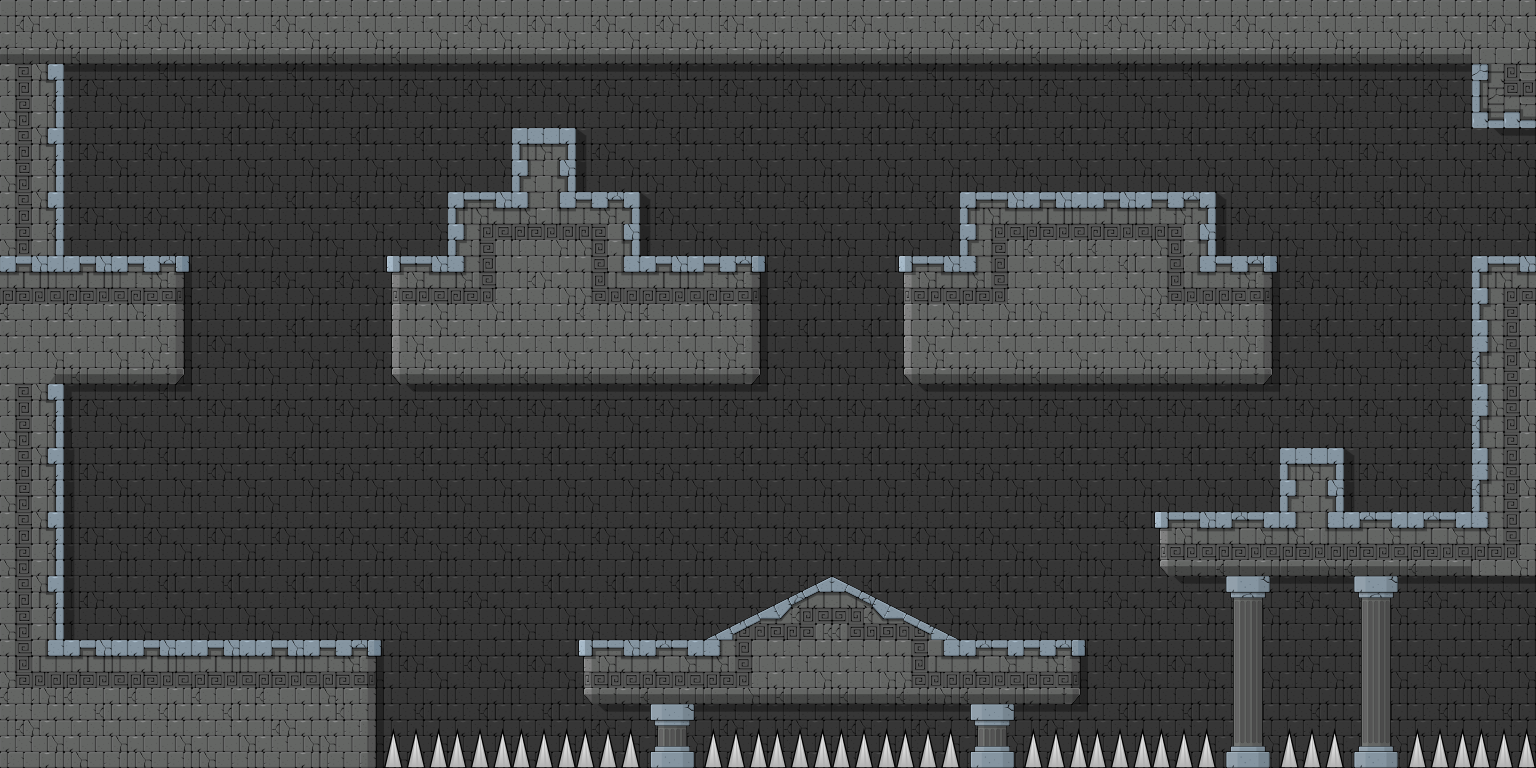

This game map was drawn from its Tiled (.tmx) file and the tilesets committed beside it. A one-line description and the trimmed map source follow:
An orthogonal 24x12 tile map with 64x64 px tiles, 3 tile layers (background, foreground, mainlayer), 1 hidden layer not drawn and 38 objects (6x Briefcase, 5x Skull, 2x Platform, Player, Text, ...).

<map version="1.0" orientation="orthogonal" width="24" height="12" tilewidth="64" tileheight="64">
 <properties>
  <property name="physicsGravityY" value="-9.81" />
  <property name="physicsSimulationSpeed" value="1.0" />
  <property name="restrictScrollingToMapBoundary" value="YES" />
 </properties>
 <tileset firstgid="1" name="Tileset_Geometry_16x16_256" tilewidth="64" tileheight="64">
  <image source="Tileset_64x64.png" width="512" height="576" />
 </tileset>
 <layer name="background" width="24" height="12">
  <data>[288 cells, 249 non-empty, 10 distinct tile ids]</data>
 </layer>
 <layer name="foreground" width="24" height="12">
  <data>[288 cells, 127 non-empty, 34 distinct tile ids]</data>
 </layer>
 <layer name="objects" width="24" height="12" visible="0">
  <data>[288 cells, 27 non-empty, 12 distinct tile ids]</data>
 </layer>
 <layer name="mainlayer" width="24" height="12">
  <data>[288 cells, 0 non-empty, 0 distinct tile ids]</data>
 </layer>
 <objectgroup color="#5858a4" draworder="topdown" name="collisions" width="24" height="12">
  <object x="64" y="640" width="320" height="128" />
  <object x="0" y="384" width="64" height="384" />
  <object x="0" y="256" width="192" height="128" />
  <object x="384" y="256" width="384" height="128" />
  <object x="448" y="192" width="192" height="64" />
  <object x="512" y="128" width="64" height="64" />
  <object x="0" y="0" width="1472" height="64" />
  <object x="1472" y="0" width="64" height="128" />
  <object x="1152" y="512" width="384" height="64" />
  <object x="1280" y="448" width="64" height="64" />
  <object x="960" y="192" width="256" height="64" />
  <object x="896" y="256" width="384" height="128" />
  <object x="640" y="704" width="64" height="64" />
  <object x="960" y="704" width="64" height="64" />
  <object x="1216" y="576" width="64" height="192" />
  <object x="1344" y="576" width="64" height="192" />
  <object x="384" y="768" width="1088" height="64" />
  <object x="576" y="640" width="512" height="64" />
  <object x="704" y="640">
   <polyline points="0,0 128,-64 256,0 0,0" />
  </object>
  <object x="0" y="64" width="64" height="192" />
  <object x="1472" y="256" width="64" height="256" />
 </objectgroup>
 <objectgroup draworder="topdown" name="game objects" width="24" height="12">
  <object name="player" type="Player" x="192" y="576" width="32" height="45" />
  <object name="Text" type="Text" x="640" y="576">
   <properties>
    <property name="text" value="Haha!!!!!!!" />
   </properties>
  </object>
  <object name="Briefcase" type="Briefcase" x="321" y="616" width="21" height="20" />
  <object name="path1" x="384" y="535">
   <polyline points="0,0 320,0" />
  </object>
  <object name="Platform2" type="Platform" x="231" y="517" width="94" height="28">
   <properties>
    <property name="FollowPath" value="true" />
    <property name="FollowPath.moveSpeed" value="50" />
    <property name="FollowPath.pathName" value="path2" />
   </properties>
  </object>
  <object name="path2" x="280" y="221">
   <polyline points="0,0 0,320" />
  </object>
  <object name="Briefcase" type="Briefcase" x="601" y="618" width="21" height="20" />
  <object name="Briefcase" type="Briefcase" x="822" y="553" width="21" height="20" />
  <object name="Briefcase" type="Briefcase" x="995" y="617" width="21" height="20" />
  <object name="Briefcase" type="Briefcase" x="715" y="231" width="21" height="20" />
  <object name="Briefcase" type="Briefcase" x="913" y="230" width="21" height="20" />
  <object name="Platform1" type="Platform" x="347" y="522" width="94" height="28">
   <properties>
    <property name="FollowPath" value="true" />
    <property name="FollowPath.moveSpeed" value="50" />
    <property name="FollowPath.pathName" value="path1" />
   </properties>
  </object>
  <object name="skull1" type="Skull" x="128" y="576" width="32" height="45" />
  <object name="skull1" type="Skull" x="640" y="576" width="32" height="45" />
  <object name="skull1" type="Skull" x="1408" y="448" width="32" height="45" />
  <object name="skull1" type="Skull" x="128" y="192" width="32" height="45" />
  <object name="skull1" type="Skull" x="1072" y="106" width="32" height="45" />
 </objectgroup>
</map>
